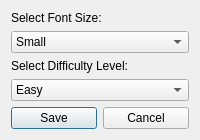
<?xml version="1.0" encoding="utf-8"?>
<ui version="4.0">
 <class>SettingsDialog</class>
 <widget class="QDialog" name="SettingsDialog">
  <property name="windowTitle">
   <string>Settings</string>
  </property>
  <layout class="QVBoxLayout" name="verticalLayout">
   <!-- Font Size Selection -->
   <item>
    <widget class="QLabel" name="fontSizeLabel">
     <property name="text">
      <string>Select Font Size:</string>
     </property>
    </widget>
   </item>
   <item>
    <widget class="QComboBox" name="fontSizeComboBox">
     <item>
      <property name="text">
       <string>Small</string>
      </property>
     </item>
     <item>
      <property name="text">
       <string>Medium</string>
      </property>
     </item>
     <item>
      <property name="text">
       <string>Large</string>
      </property>
     </item>
    </widget>
   </item>

   <!-- Difficulty Level Selection -->
   <item>
    <widget class="QLabel" name="difficultyLabel">
     <property name="text">
      <string>Select Difficulty Level:</string>
     </property>
    </widget>
   </item>
   <item>
    <widget class="QComboBox" name="difficultyComboBox">
     <item>
      <property name="text">
       <string>Easy</string>
      </property>
     </item>
     <item>
      <property name="text">
       <string>Medium</string>
      </property>
     </item>
     <item>
      <property name="text">
       <string>Hard</string>
      </property>
     </item>
    </widget>
   </item>

   <!-- Save and Cancel Buttons -->
   <item>
    <layout class="QHBoxLayout" name="buttonLayout">
     <item stretch="0">
      <widget class="QPushButton" name="saveButton">
       <property name="text">
        <string>Save</string>
       </property>
      </widget>
     </item>
     <item stretch="0">
      <widget class="QPushButton" name="cancelButton">
       <property name="text">
        <string>Cancel</string>
       </property>
      </widget>
     </item>
    </layout>
   </item>

  </layout>

  <!-- Menu Bar -->
  <menubar name="menubar"/>
  <!-- Status Bar -->
  <statusbar name="statusbar"/>
 </widget>

</ui>
